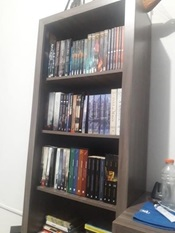
#> input picture questao_2/images/au1.jpg, 175 x 233 px
$ python pano.py   (Python 2 division)
#> lines starting #> are read from the running program, lines starting #| are printed output that depends on the picture
import numpy as np
import cv2
import sys
import time

class matchers:
	def __init__(self):
		self.surf = cv2.xfeatures2d.SURF_create()
		FLANN_INDEX_KDTREE = 0
		index_params = dict(algorithm=0, trees=5)
		search_params = dict(checks=50)
		self.flann = cv2.FlannBasedMatcher(index_params, search_params)

	# [34 lines left out: functions match, getSURFFeatures, not called in this run]

class Stitch:
	def __init__(self, args):
#> called with args = 'txtlists/files1.txt'
		filenames = ["images/au1.jpg", "images/au3.jpg", "images/au2.jpg"]
		self.images = [cv2.resize(cv2.imread(each),(480, 320)) for each in filenames]
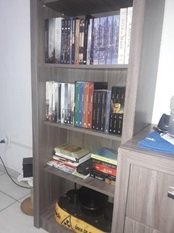
#> input picture questao_2/images/au3.jpg, 174 x 233 px
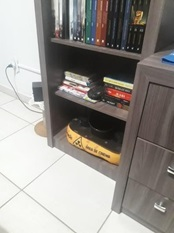
#> input picture questao_2/images/au2.jpg, 174 x 233 px
#> self.images = 3 items
		self.count = len(self.images)
#> self.count = 3
		self.left_list, self.right_list, self.center_im = [], [],None
		self.matcher_obj = matchers()
		self.prepare_lists()

	# [96 lines left out: functions prepare_lists, leftshift, rightshift, mix_and_match, not called in this run]


	def trim_left(self):
		pass

	# [7 lines left out: function showImage, not called in this run]


if __name__ == '__main__':
	try:
		args = sys.argv[1]
	except:
		args = "txtlists/files1.txt"
	finally:
		print "Parameters : ", args
#> (the run stopped early here; a loop or call above may not have finished)
